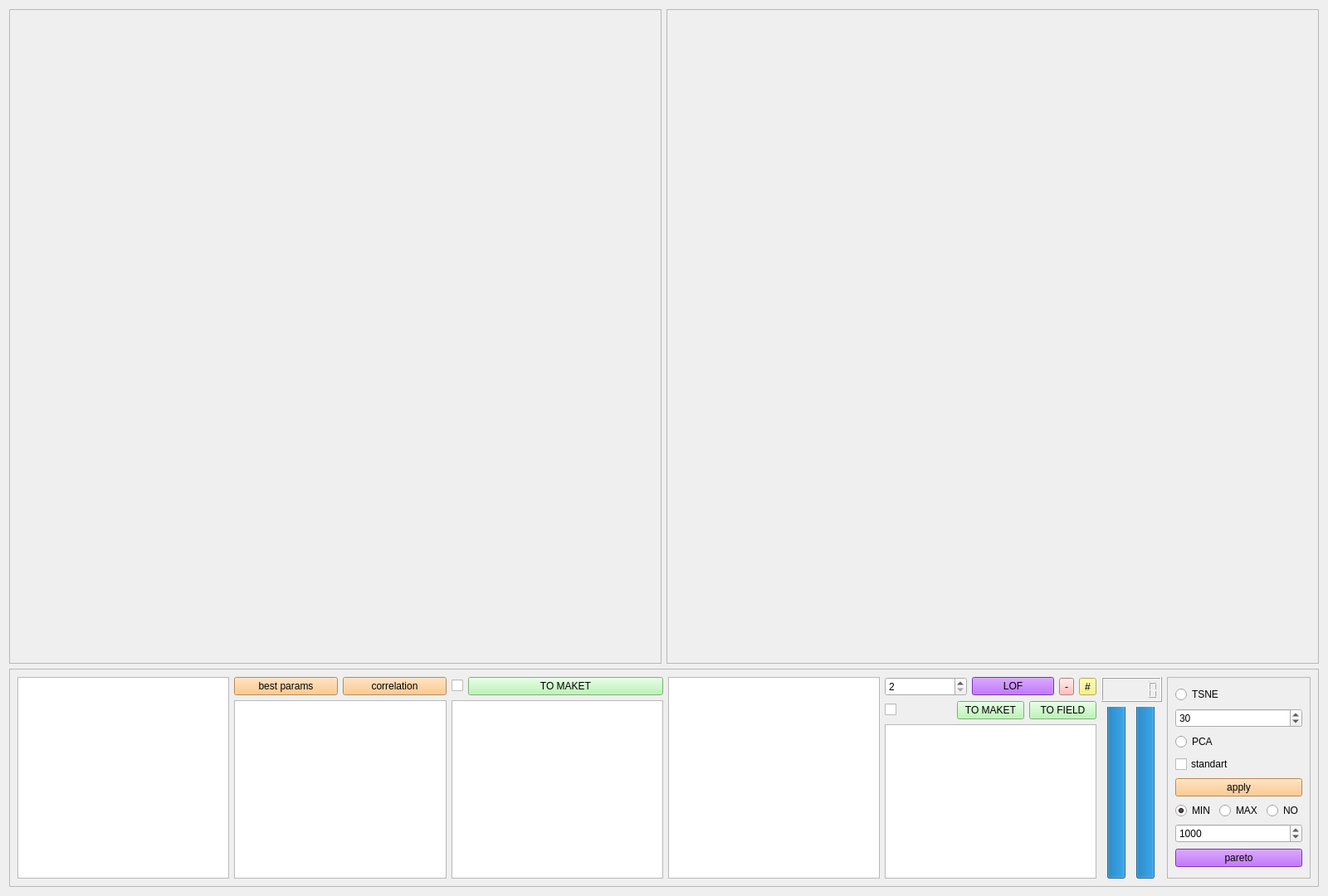
<?xml version="1.0" encoding="UTF-8"?>
<ui version="4.0">
 <class>PARETO</class>
 <widget class="QWidget" name="PARETO">
  <property name="geometry">
   <rect>
    <x>0</x>
    <y>0</y>
    <width>1600</width>
    <height>1080</height>
   </rect>
  </property>
  <property name="windowTitle">
   <string>PARETO</string>
  </property>
  <layout class="QGridLayout" name="gridLayout_3" rowstretch="3,1">
   <item row="0" column="0">
    <layout class="QGridLayout" name="gridLayout_2" columnstretch="1,1">
     <item row="0" column="0">
      <widget class="QFrame" name="frame_5">
       <property name="frameShape">
        <enum>QFrame::StyledPanel</enum>
       </property>
       <property name="frameShadow">
        <enum>QFrame::Raised</enum>
       </property>
       <layout class="QGridLayout" name="gridLayout">
        <item row="0" column="0">
         <layout class="QVBoxLayout" name="verticalLayout_anova"/>
        </item>
       </layout>
      </widget>
     </item>
     <item row="0" column="1">
      <widget class="QFrame" name="frame">
       <property name="frameShape">
        <enum>QFrame::StyledPanel</enum>
       </property>
       <property name="frameShadow">
        <enum>QFrame::Raised</enum>
       </property>
       <layout class="QHBoxLayout" name="horizontalLayout_2">
        <item>
         <layout class="QVBoxLayout" name="verticalLayout_graph"/>
        </item>
       </layout>
      </widget>
     </item>
    </layout>
   </item>
   <item row="1" column="0">
    <widget class="QFrame" name="frame_2">
     <property name="frameShape">
      <enum>QFrame::StyledPanel</enum>
     </property>
     <property name="frameShadow">
      <enum>QFrame::Raised</enum>
     </property>
     <layout class="QHBoxLayout" name="horizontalLayout_3" stretch="1,0,1,1,1,0,0">
      <item>
       <widget class="QListWidget" name="listWidget_pareto_analysis"/>
      </item>
      <item>
       <layout class="QGridLayout" name="gridLayout_12">
        <item row="0" column="0">
         <layout class="QGridLayout" name="gridLayout_13">
          <item row="0" column="0">
           <widget class="QPushButton" name="pushButton_best_params">
            <property name="styleSheet">
             <string notr="true">background-color: rgb(255, 190, 111);</string>
            </property>
            <property name="text">
             <string>best params</string>
            </property>
           </widget>
          </item>
          <item row="0" column="1">
           <widget class="QPushButton" name="pushButton_correlation">
            <property name="styleSheet">
             <string notr="true">background-color: rgb(255, 190, 111);</string>
            </property>
            <property name="text">
             <string>correlation</string>
            </property>
           </widget>
          </item>
         </layout>
        </item>
        <item row="1" column="0">
         <widget class="QListWidget" name="listWidget_population"/>
        </item>
       </layout>
      </item>
      <item>
       <layout class="QGridLayout" name="gridLayout_8">
        <item row="1" column="0">
         <widget class="QListWidget" name="listWidget_check_param"/>
        </item>
        <item row="0" column="0">
         <layout class="QGridLayout" name="gridLayout_10" columnstretch="0,1">
          <item row="0" column="0">
           <widget class="QCheckBox" name="checkBox_param_all">
            <property name="text">
             <string/>
            </property>
           </widget>
          </item>
          <item row="0" column="1">
           <widget class="QPushButton" name="pushButton_to_maket">
            <property name="styleSheet">
             <string notr="true">background-color: rgb(172, 244, 166);</string>
            </property>
            <property name="text">
             <string>TO MAKET</string>
            </property>
           </widget>
          </item>
         </layout>
        </item>
       </layout>
      </item>
      <item>
       <widget class="QListWidget" name="listWidget_point"/>
      </item>
      <item>
       <layout class="QGridLayout" name="gridLayout_6">
        <item row="0" column="0">
         <layout class="QGridLayout" name="gridLayout_7">
          <item row="0" column="3">
           <widget class="QToolButton" name="toolButton_lof_all">
            <property name="toolTip">
             <string>выбрвать все образцы</string>
            </property>
            <property name="styleSheet">
             <string notr="true">background-color: rgb(249, 240, 107);</string>
            </property>
            <property name="text">
             <string>#</string>
            </property>
           </widget>
          </item>
          <item row="0" column="0">
           <widget class="QSpinBox" name="spinBox_lof">
            <property name="minimum">
             <number>2</number>
            </property>
           </widget>
          </item>
          <item row="0" column="1">
           <widget class="QPushButton" name="pushButton_lof">
            <property name="styleSheet">
             <string notr="true">background-color: rgb(170, 63, 251);</string>
            </property>
            <property name="text">
             <string>LOF</string>
            </property>
           </widget>
          </item>
          <item row="0" column="2">
           <widget class="QToolButton" name="toolButton_lof_clean">
            <property name="toolTip">
             <string>отключить выбросы</string>
            </property>
            <property name="styleSheet">
             <string notr="true">background-color: rgb(252, 171, 171);</string>
            </property>
            <property name="text">
             <string>-</string>
            </property>
           </widget>
          </item>
         </layout>
        </item>
        <item row="2" column="0">
         <widget class="QListWidget" name="listWidget_check_point"/>
        </item>
        <item row="1" column="0">
         <layout class="QGridLayout" name="gridLayout_9">
          <item row="0" column="2">
           <widget class="QPushButton" name="pushButton_point_to_field">
            <property name="styleSheet">
             <string notr="true">background-color: rgb(172, 244, 166);</string>
            </property>
            <property name="text">
             <string>TO FIELD</string>
            </property>
           </widget>
          </item>
          <item row="0" column="1">
           <widget class="QPushButton" name="pushButton_point_to_fake">
            <property name="styleSheet">
             <string notr="true">background-color: rgb(172, 244, 166);</string>
            </property>
            <property name="text">
             <string>TO MAKET</string>
            </property>
           </widget>
          </item>
          <item row="0" column="0">
           <widget class="QCheckBox" name="checkBox_point_all">
            <property name="text">
             <string/>
            </property>
           </widget>
          </item>
         </layout>
        </item>
       </layout>
      </item>
      <item>
       <layout class="QVBoxLayout" name="verticalLayout_2" stretch="1,7">
        <item>
         <widget class="QLCDNumber" name="lcdNumber">
          <property name="font">
           <font>
            <pointsize>20</pointsize>
            <weight>75</weight>
            <bold>true</bold>
           </font>
          </property>
          <property name="smallDecimalPoint">
           <bool>false</bool>
          </property>
          <property name="digitCount">
           <number>6</number>
          </property>
          <property name="mode">
           <enum>QLCDNumber::Dec</enum>
          </property>
         </widget>
        </item>
        <item>
         <layout class="QGridLayout" name="gridLayout_4">
          <item row="0" column="0">
           <widget class="QProgressBar" name="progressBar_1">
            <property name="value">
             <number>100</number>
            </property>
            <property name="orientation">
             <enum>Qt::Vertical</enum>
            </property>
           </widget>
          </item>
          <item row="0" column="1">
           <widget class="QProgressBar" name="progressBar_2">
            <property name="value">
             <number>100</number>
            </property>
            <property name="orientation">
             <enum>Qt::Vertical</enum>
            </property>
           </widget>
          </item>
         </layout>
        </item>
       </layout>
      </item>
      <item>
       <widget class="QFrame" name="frame_3">
        <property name="frameShape">
         <enum>QFrame::StyledPanel</enum>
        </property>
        <property name="frameShadow">
         <enum>QFrame::Raised</enum>
        </property>
        <layout class="QVBoxLayout" name="verticalLayout">
         <item>
          <widget class="QRadioButton" name="radioButton_tsne">
           <property name="text">
            <string>TSNE</string>
           </property>
           <property name="checked">
            <bool>true</bool>
           </property>
          </widget>
         </item>
         <item>
          <widget class="QSpinBox" name="spinBox_perplexity">
           <property name="minimum">
            <number>2</number>
           </property>
           <property name="maximum">
            <number>2000</number>
           </property>
           <property name="value">
            <number>30</number>
           </property>
          </widget>
         </item>
         <item>
          <widget class="QRadioButton" name="radioButton_pca">
           <property name="text">
            <string>PCA</string>
           </property>
          </widget>
         </item>
         <item>
          <widget class="QCheckBox" name="checkBox_standart">
           <property name="text">
            <string>standart</string>
           </property>
           <property name="checked">
            <bool>false</bool>
           </property>
          </widget>
         </item>
         <item>
          <widget class="QPushButton" name="pushButton_apply">
           <property name="styleSheet">
            <string notr="true">background-color: rgb(255, 190, 111);</string>
           </property>
           <property name="text">
            <string>apply</string>
           </property>
          </widget>
         </item>
         <item>
          <layout class="QGridLayout" name="gridLayout_5">
           <item row="1" column="0">
            <widget class="QSpinBox" name="spinBox_poreto">
             <property name="toolTip">
              <string>Random State</string>
             </property>
             <property name="minimum">
              <number>10</number>
             </property>
             <property name="maximum">
              <number>100000</number>
             </property>
             <property name="singleStep">
              <number>50</number>
             </property>
             <property name="value">
              <number>1000</number>
             </property>
            </widget>
           </item>
           <item row="0" column="0">
            <layout class="QGridLayout" name="gridLayout_11">
             <item row="0" column="1">
              <widget class="QRadioButton" name="radioButton_pareto_max">
               <property name="text">
                <string>MAX</string>
               </property>
               <attribute name="buttonGroup">
                <string notr="true">buttonGroup</string>
               </attribute>
              </widget>
             </item>
             <item row="0" column="0">
              <widget class="QRadioButton" name="radioButton_pareto_min">
               <property name="text">
                <string>MIN</string>
               </property>
               <property name="checked">
                <bool>true</bool>
               </property>
               <attribute name="buttonGroup">
                <string notr="true">buttonGroup</string>
               </attribute>
              </widget>
             </item>
             <item row="0" column="2">
              <widget class="QRadioButton" name="radioButton_pareto_no">
               <property name="text">
                <string>NO</string>
               </property>
               <attribute name="buttonGroup">
                <string notr="true">buttonGroup</string>
               </attribute>
              </widget>
             </item>
            </layout>
           </item>
          </layout>
         </item>
         <item>
          <widget class="QPushButton" name="pushButton_pareto">
           <property name="styleSheet">
            <string notr="true">background-color: rgb(170, 63, 251);</string>
           </property>
           <property name="text">
            <string>pareto</string>
           </property>
          </widget>
         </item>
        </layout>
       </widget>
      </item>
     </layout>
    </widget>
   </item>
  </layout>
 </widget>
 <resources/>
 <connections/>
 <buttongroups>
  <buttongroup name="buttonGroup"/>
 </buttongroups>
</ui>
